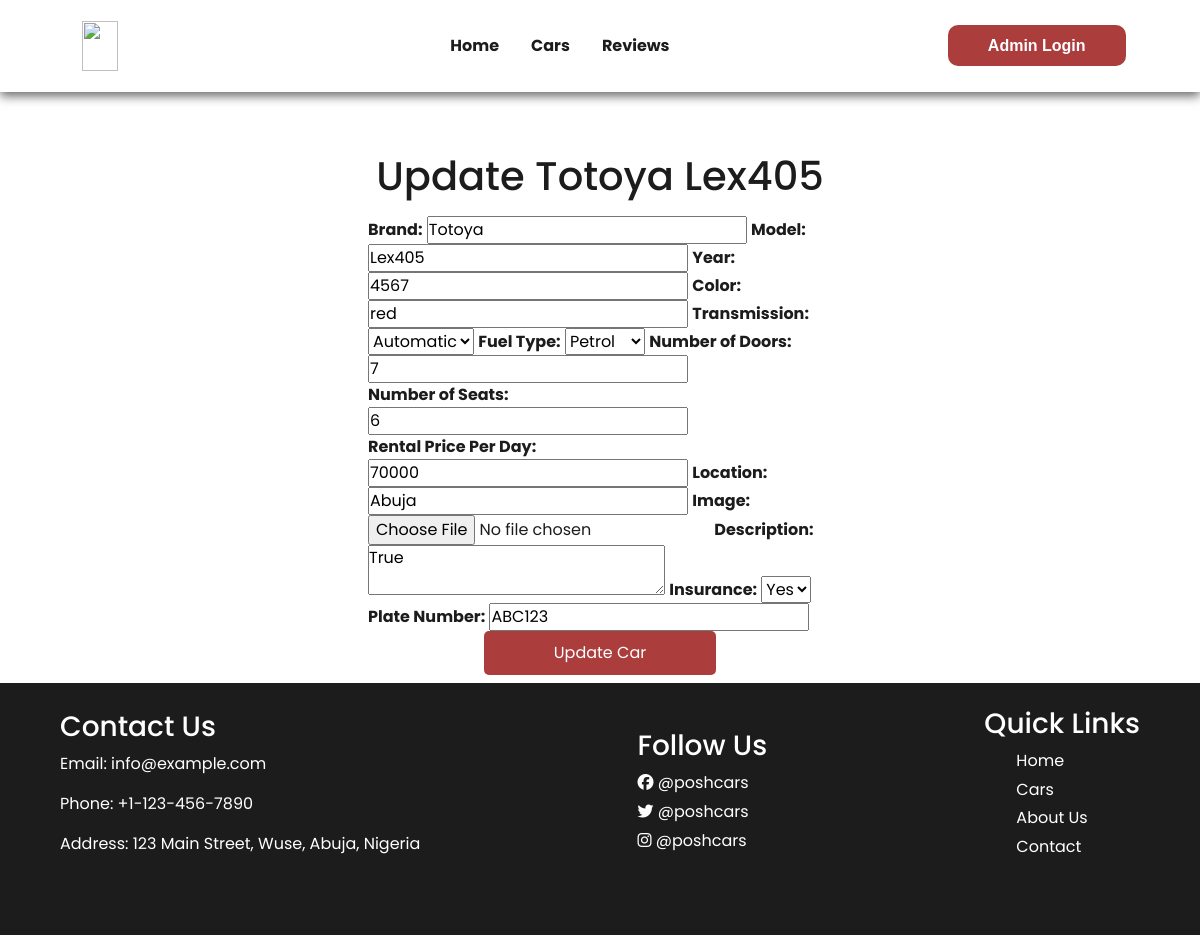
Screenshot of /update/2 with the database file from the repository.
### poshcars/models.py (models this page shows, shortened)
class Car(models.Model):
    TRANSMISSION_CHOICES = [
        ('Automatic', 'Automatic'),
        ('Manual', 'Manual'),
    ]
    FUEL_CHOICES = [
        ('Petrol', 'Petrol'),
        ('Diesel', 'Diesel'),
        ('Electric', 'Electric'),
        ('Hybrid', 'Hybrid'),
    ]
    brand = models.CharField(max_length=50)
    user = models.ForeignKey(User, on_delete=models.CASCADE)
    model = models.CharField(max_length=100)
    year = models.PositiveIntegerField()
    color = models.CharField(max_length=50)
    transmission = models.CharField(max_length=20, choices=TRANSMISSION_CHOICES)
    fuel_type = models.CharField(max_length=20, choices=FUEL_CHOICES)
    number_of_doors = models.PositiveIntegerField()
    number_of_seats = models.PositiveIntegerField()
    rental_price_per_day = models.PositiveIntegerField()
    location = models.CharField(max_length=200)
    availability = models.BooleanField(null=True ,default=True)
    image = models.ImageField(upload_to='media')
    description = models.TextField()
    insurance = models.BooleanField()
    verified = models.BooleanField(default=False)
    plate_number= models.CharField(max_length=100)

### poshcars/views.py (the view, shortened to what this page needs)
# urls.py: path('update/<int:car_id>', Update, name='update'),
def Update(request, car_id):
    car = get_object_or_404(Car, id=car_id)
    return render(request, 'poshcars/update.html', {'car': car})

### poshcars/templates/poshcars/update.html (shortened to what this page needs)
{%extends 'poshcars/base.html' %}
{%load static%}
{%block content%}
<h1 class="update-car-heading">Update {{ car.brand }} {{ car.model }} </h1>
<div class="mx-auto p-2" style="width: 40%;">
<form method="post" enctype="multipart/form-data">
    <label for="brand">Brand:</label>
    <input type="text" id="brand" name="brand" value="{{ car.brand }}" required>
    <label for="model">Model:</label>
    <input type="text" id="model" name="model" value="{{ car.model }}" required>
    <label for="year">Year:</label>
    <input type="number" id="year" name="year" value="{{ car.year }}" required>
    <label for="color">Color:</label>
    <input type="text" id="color" name="color" value="{{ car.color }}" required>
    <label for="transmission">Transmission:</label>
    <select id="transmission" name="transmission" required>
        <option value="Automatic" {% if car.transmission == "Automatic" %} selected {% endif %}>Automatic</option>
    </select>
    <label for="fuel_type">Fuel Type:</label>
    <select id="fuel_type" name="fuel_type" required>
        <option value="Petrol" {% if car.fuel_type == "Petrol" %} selected {% endif %}>Petrol</option>
    </select>
    <label for="number_of_doors">Number of Doors:</label>
    <input type="number" id="number_of_doors" name="number_of_doors" value="{{ car.number_of_doors }}" required>
    <label for="number_of_seats">Number of Seats:</label>
    <input type="number" id="number_of_seats" name="number_of_seats" value="{{ car.number_of_seats }}" required>
    <label for="rental_price_per_day">Rental Price Per Day:</label>
    <input type="number" id="rental_price_per_day" name="rental_price_per_day" value="{{ car.rental_price_per_day }}" required>
    <label for="location">Location:</label>
    <input type="text" id="location" name="location" value="{{ car.location }}" required>
    <label for="image">Image:</label>
    <input type="file" id="image" name="image" accept="image/*">
    <label for="description">Description:</label>
    <textarea id="description" name="description" required>{{ car.description }}</textarea>
    <label for="insurance">Insurance:</label>
    <select id="insurance" name="insurance" required>
        <option value=True {% if car.insurance %} selected {% endif %}>Yes</option>
    </select>
    <label for="plate_number">Plate Number:</label>
    <input type="text" id="plate_number" name="plate_number" value="{{ car.plate_number }}" required>
   <div class="text-center">
    <button type="submit" class="update-car-btn">Update Car</button>
   </div>
</form>
    </div>
{%endblock%}

### poshcars/static/CSS/home.css (style rules this page uses)
:root { --bg-color: #1c1c1c; --white: white; --font-jakarta: "Plus Jakarta Sans", sans-serif; --font-alfa: "Alfa Slab One", cursive; --red: rgba(150, 13, 13,0.8); }
* { margin: 0; padding: 0; box-sizing: border-box; }
body { font-family: "poppins"; }

### poshcars/static/CSS/navbar.css (style rules this page uses)
:root { --bg-color: #1c1c1c; --white: white; --font-jakarta: "Plus Jakarta Sans", sans-serif; --font-alfa: "Alfa Slab One", cursive; --red: rgba(150, 13, 13,0.8); }
* { margin: 0; padding: 0; box-sizing: border-box; }
body { font-family: "poppins"; }

### poshcars/static/CSS/about.css (style rules this page uses)
:root { --bg-color: #1c1c1c; --white: white; --font-jakarta: "Plus Jakarta Sans", sans-serif; --font-alfa: "Alfa Slab One", cursive; --red: rgba(150, 13, 13,0.8); --grey: #ccc; }
* { margin: 0; padding: 0; box-sizing: border-box; }

### poshcars/static/CSS/testimonials.css (style rules this page uses)
:root { --bg-color: #1c1c1c; --white: white; --font-jakarta: "Plus Jakarta Sans", sans-serif; --font-alfa: "Alfa Slab One", cursive; --red: rgba(150, 13, 13,0.8); --grey: #808080; --greyish: #ccc; --rev: rgb(237, 245, 255); }
* { margin: 0; padding: 0; box-sizing: border-box; }
body { font-family: "poppins"; color: var(--bg-color); }

### poshcars/static/CSS/dashboard.css (style rules this page uses)
:root { --bg-color: #1c1c1c; --white: white; --font-jakarta: "Plus Jakarta Sans", sans-serif; --font-alfa: "Alfa Slab One", cursive; --red: rgba(150, 13, 13,0.8); }
* { margin: 0; padding: 0; box-sizing: border-box; }

### poshcars/static/CSS/register.css (style rules this page uses)
:root { --bg-color: #1c1c1c; --white: white; --font-jakarta: "Plus Jakarta Sans", sans-serif; --font-alfa: "Alfa Slab One", cursive; --red: rgba(150, 13, 13,0.8); }
* { margin: 0; padding: 0; box-sizing: border-box; }
body { font-family: "poppins"; }
label { font-weight: bold; }

### poshcars/static/CSS/rentcar.css (style rules this page uses)
:root { --bg-color: #1c1c1c; --white: white; --font-jakarta: "Plus Jakarta Sans", sans-serif; --font-alfa: "Alfa Slab One", cursive; --red: rgba(150, 13, 13,0.8); --grey: #808080; --greyish: #ccc; }
* { margin: 0; padding: 0; box-sizing: border-box; }
body { font-family: 'poppins'; }

### poshcars/static/CSS/login.css (style rules this page uses)
:root { --bg-color: #1c1c1c; --white: white; --font-jakarta: "Plus Jakarta Sans", sans-serif; --font-alfa: "Alfa Slab One", cursive; --red: rgba(150, 13, 13,0.8); --grey: #808080; }
* { margin: 0; padding: 0; box-sizing: border-box; }
body { font-family: "poppins"; }

### poshcars/static/CSS/reviews.css (style rules this page uses)
:root { --bg-color: #1c1c1c; --white: white; --font:"poppins"; --font-alfa: "Alfa Slab One", cursive; --red: rgba(150, 13, 13,0.8); --grey: #808080; --greyish: #ccc; --orange: #ff4500; --rev: rgb(237, 245, 255); }
* { margin: 0; padding: 0; box-sizing: border-box; }
body { font-family: var(--font); color: var(--bg-color); }

### poshcars/static/CSS/cars.css (style rules this page uses)
:root { --bg-color: #1c1c1c; --white: white; --font-jakarta: "Plus Jakarta Sans", sans-serif; --font-alfa: "Alfa Slab One", cursive; --red: rgba(150, 13, 13,0.8); --greyish: #ccc; }
* { margin: 0; padding: 0; box-sizing: border-box; }
.update-car-btn { background-color: var(--red); border: none; width: 50%; padding: 10px; color: white; border-radius: 5px; }
.update-car-heading { text-align: center; margin-top: 5%; }

### poshcars/static/CSS/footer.css (style rules this page uses)
:root { --bg-color: #1c1c1c; --white: white; --font-jakarta: "Plus Jakarta Sans", sans-serif; --font-alfa: "Alfa Slab One", cursive; --red: rgba(150, 13, 13,0.8); }
* { margin: 0; padding: 0; box-sizing: border-box; }

### rows the page displays
Car: brand "Totoya", model "Lex405", year "4567", color "red", transmission "Automatic", fuel_type "Petrol", number_of_doors "7", number_of_seats "6", rental_price_per_day "70000", location "Abuja", description "True", insurance "Yes", plate_number "ABC123"
